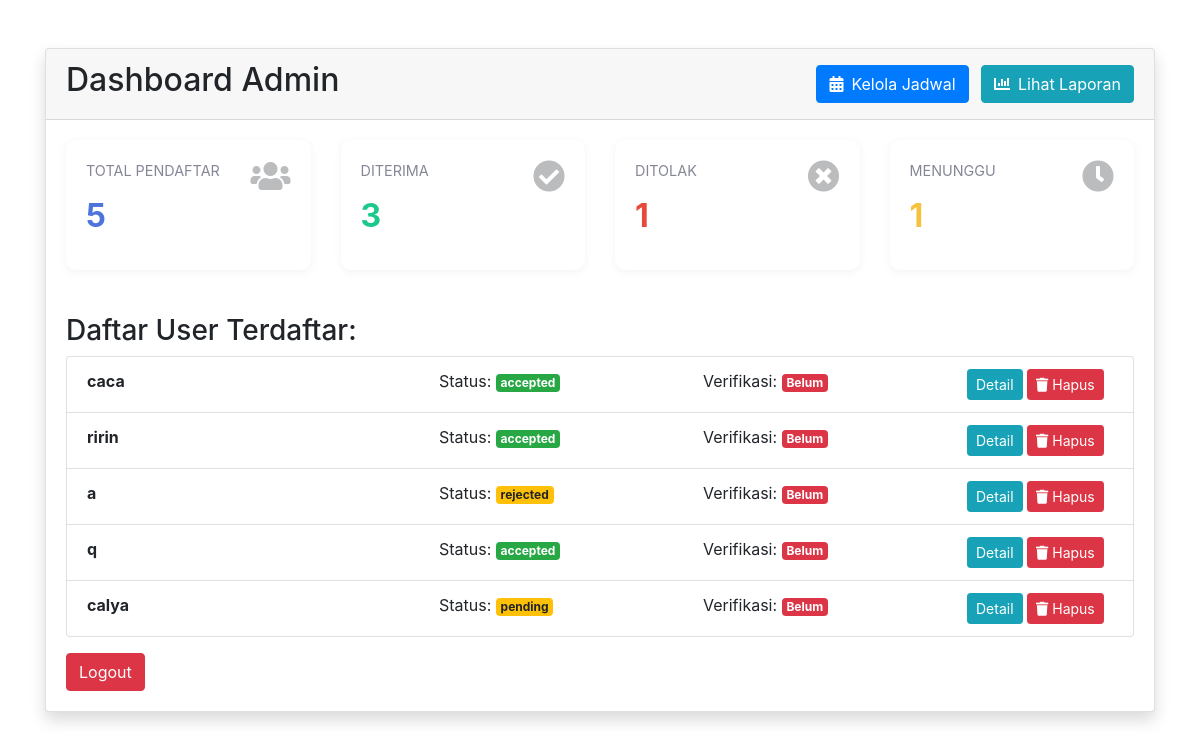
Page /admin_dashboard on the committed database.
### models.py (models this page shows, shortened)
class User(UserMixin, db.Model):
    __tablename__ = 'user'
    id = db.Column(db.Integer, primary_key=True)
    username = db.Column(db.String(80), unique=True, nullable=False)
    password = db.Column(db.String(120), nullable=False)
    role = db.Column(db.String(20), nullable=False, default='user')
    status = db.Column(db.String(20), nullable=False, default='pending')
    full_name = db.Column(db.String(100))
    phone = db.Column(db.String(20))
    address = db.Column(db.String(200))
    jurusan = db.Column(db.String(50))
    payment_status = db.Column(db.String(20), default='unpaid')  # unpaid/pending/paid
    payment_proof = db.Column(db.String(200))
    bank_name = db.Column(db.String(50))
    sender_name = db.Column(db.String(100))
    bukti_pembayaran = db.Column(db.String(200))
    ijasah = db.Column(db.String(200))
    foto_diri = db.Column(db.String(200))
    tempat_lahir = db.Column(db.String(200))
    asal_sekolah = db.Column(db.String(200))
    nama_ayah = db.Column(db.String(100))
    nama_ibu = db.Column(db.String(100))
    gender = db.Column(db.String(20))  # Add this line after role

### factory.py (the view)
    @app.route('/admin_dashboard')
    def admin_dashboard():
        from models import User
        users = User.query.filter(User.role != 'admin').all()
        return render_template("admin_dashboard.html", users=users)

### templates/admin_dashboard.html (shortened to what this page needs)
<!DOCTYPE html>
<html>
<head>
  <link href="https://maxcdn.bootstrapcdn.com/bootstrap/4.5.2/css/bootstrap.min.css" rel="stylesheet">
  <link rel="stylesheet" href="https://cdnjs.cloudflare.com/ajax/libs/font-awesome/5.15.1/css/all.min.css">
</head>
<body>
  <div class="container mt-5">
    <div class="card shadow">
      <div class="card-header d-flex justify-content-between align-items-center">
        <h2>Dashboard Admin</h2>
        <div>
            <a href="{{ url_for('admin_schedules') }}" class="btn btn-primary mr-2">
                <i class="fas fa-calendar-alt mr-2"></i>Kelola Jadwal
            </a>
            <a href="{{ url_for('admin_report') }}" class="btn btn-info">
                <i class="fas fa-chart-bar mr-2"></i>Lihat Laporan
            </a>
        </div>
      </div>
      <div class="card-body">
        <div class="row mb-4">
          <div class="col-md-3">
            <div class="stats-card">
              <i class="fas fa-users stats-icon"></i>
              <div class="stats-label">Total Pendaftar</div>
              <div class="stats-value">{{ users|length }}</div>
            </div>
          </div>
          <div class="col-md-3">
            <div class="stats-card success">
              <i class="fas fa-check-circle stats-icon"></i>
              <div class="stats-label">Diterima</div>
              <div class="stats-value">{{ users|selectattr('status', 'equalto', 'accepted')|list|length }}</div>
            </div>
          </div>
          <div class="col-md-3">
            <div class="stats-card danger">
              <i class="fas fa-times-circle stats-icon"></i>
              <div class="stats-label">Ditolak</div>
              <div class="stats-value">{{ users|selectattr('status', 'equalto', 'rejected')|list|length }}</div>
            </div>
          </div>
          <div class="col-md-3">
            <div class="stats-card warning">
              <i class="fas fa-clock stats-icon"></i>
              <div class="stats-label">Menunggu</div>
              <div class="stats-value">{{ users|selectattr('status', 'equalto', 'pending')|list|length }}</div>
            </div>
          </div>
        </div>
        <h3>Daftar User Terdaftar:</h3>
        <ul class="list-group">
          {% for u in users %}
            <li class="list-group-item">
              <div class="row">
                <div class="col-md-4">
                  <strong>{{ u.full_name or u.username }}</strong>
                </div>
                <div class="col-md-3">
                  Status: <span class="badge badge-{{ 'success' if u.status == 'accepted' else 'warning' }}">{{ u.status }}</span>
                </div>
                <div class="col-md-3">
                  Verifikasi: <span class="badge badge-{{ 'success' if u.is_verified else 'danger' }}">
                    {{ 'Sudah' if u.is_verified else 'Belum' }}
                  </span>
                </div>
                <div class="col-md-2">
                  <a href="/admin/detail/{{ u.id }}" class="btn btn-sm btn-info">Detail</a>
                  <form action="{{ url_for('admin_delete', user_id=u.id) }}" method="POST" style="display:inline;"
                        onsubmit="return confirm('Apakah Anda yakin ingin menghapus siswa ini?');">
                    <button type="submit" class="btn btn-sm btn-danger">
                      <i class="fas fa-trash"></i> Hapus
                    </button>
                  </form>
                </div>
              </div>
            </li>
          {% endfor %}
        </ul>
        <a href="/logout" class="btn btn-danger mt-3">Logout</a>
      </div>
    </div>
  </div>
</body>
</html>

### templates/admin_dashboard.html (style rules this page uses)
.stats-card { border-radius: 10px; padding: 20px; margin-bottom: 20px; background: white; box-shadow: 0 2px 10px rgba(0,0,0,0.05); transition: all 0.3s ease; }
.stats-value { font-size: 2rem; font-weight: bold; margin: 10px 0; color: #4e73df; }
.stats-label { color: #858796; font-size: 0.9rem; text-transform: uppercase; }
.stats-icon { float: right; font-size: 2rem; opacity: 0.3; }
.stats-card.success .stats-value { color: #1cc88a; }
.stats-card.danger .stats-value { color: #e74a3b; }
.stats-card.warning .stats-value { color: #f6c23e; }

### rows in the picture
User: full_name "caca", status "accepted", is_verified "Belum"
User: full_name "ririn", status "accepted", is_verified "Belum"
User: full_name "a", status "rejected", is_verified "Belum"
User: full_name "q", status "accepted", is_verified "Belum"
User: full_name "calya", status "pending", is_verified "Belum"

### other values in the picture
{{ users|length }} "5"
{{ users|selectattr('status', 'equalto', 'accepted')|list|length }} "3"
{{ users|selectattr('status', 'equalto', 'rejected')|list|length }} "1"
{{ users|selectattr('status', 'equalto', 'pending')|list|length }} "1"
